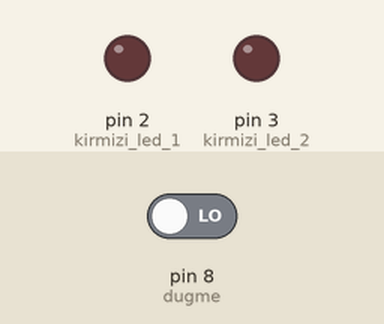
The sketch below on a simulated Arduino Uno, built with avr-gcc and run on an emulated ATmega328P. Shown: output pins drawn as LEDs (lit = HIGH). Inputs (shaded band) come from the test bench; at power-on: pin 8 (dugme) LOW.

Above: at 1.2 s.
1.3 s: pin 8 (dugme) driven HIGH
At 2.4 s:
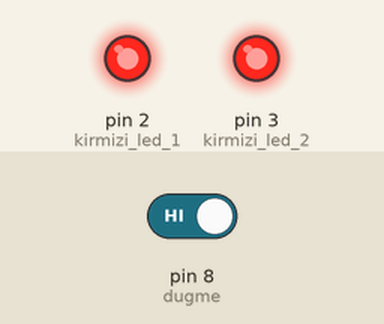
2.8 s: pin 8 (dugme) driven LOW
At 3.5 s:
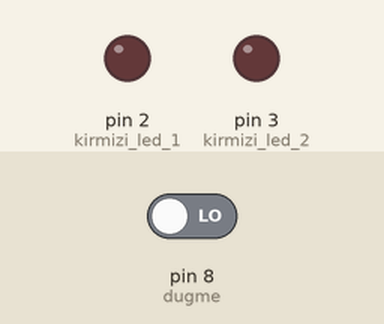
Timing chart, 0 to 5.8 s (numbered marks = the images above; inputs shaded):
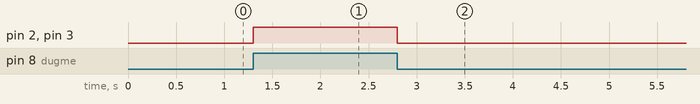

The sketch:

push_button_uygulamas__code.ino
```cpp
int kirmizi_led_1=2;
int kirmizi_led_2=3;
int dugme=8;


void setup() {
pinMode(kirmizi_led_1,OUTPUT);
pinMode(kirmizi_led_2,OUTPUT);
pinMode(dugme,INPUT);
}

void loop() {
if(digitalRead(dugme)==HIGH)
{
  digitalWrite(kirmizi_led_1,HIGH);
  digitalWrite(kirmizi_led_2,HIGH);
}
else
{
  digitalWrite(kirmizi_led_1,LOW);
  digitalWrite(kirmizi_led_2,LOW);
}
delay(100);
}
```

Measured:
- after the input at 1.3 s, pin 2 (kirmizi_led_1), pin 3 (kirmizi_led_2): LOW → HIGH at once
- after the input at 2.8 s, pin 2 (kirmizi_led_1), pin 3 (kirmizi_led_2): HIGH → LOW at once
